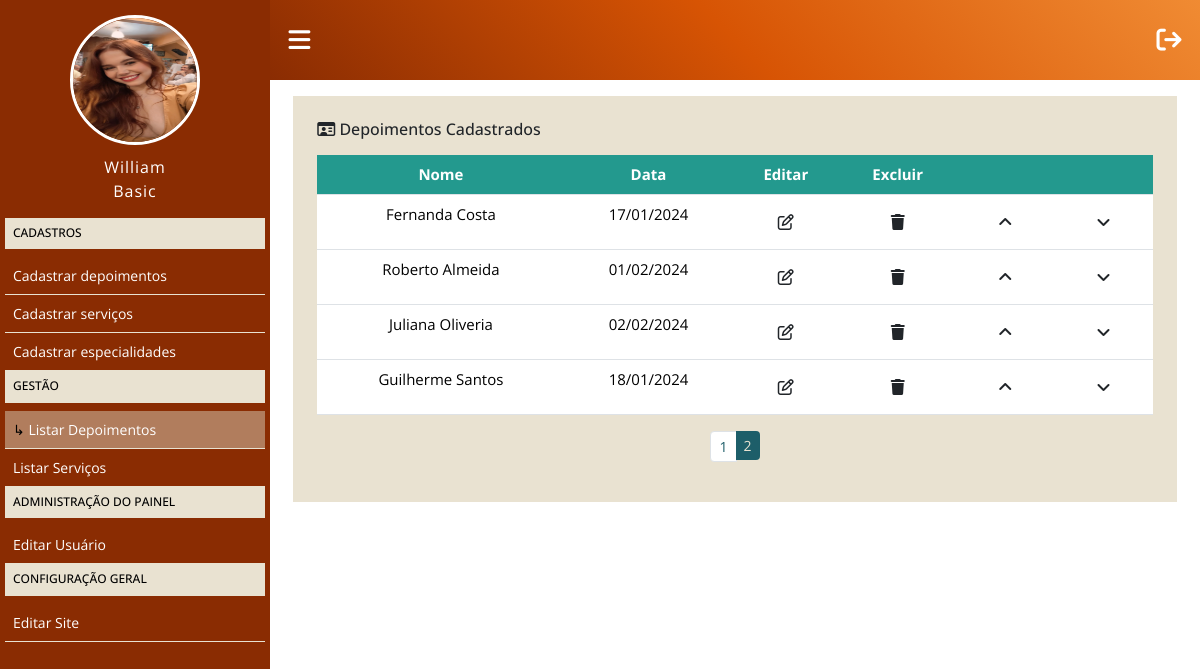
Before: /painel/listar-depoimentos?page=2 (signed in) with the older database file.
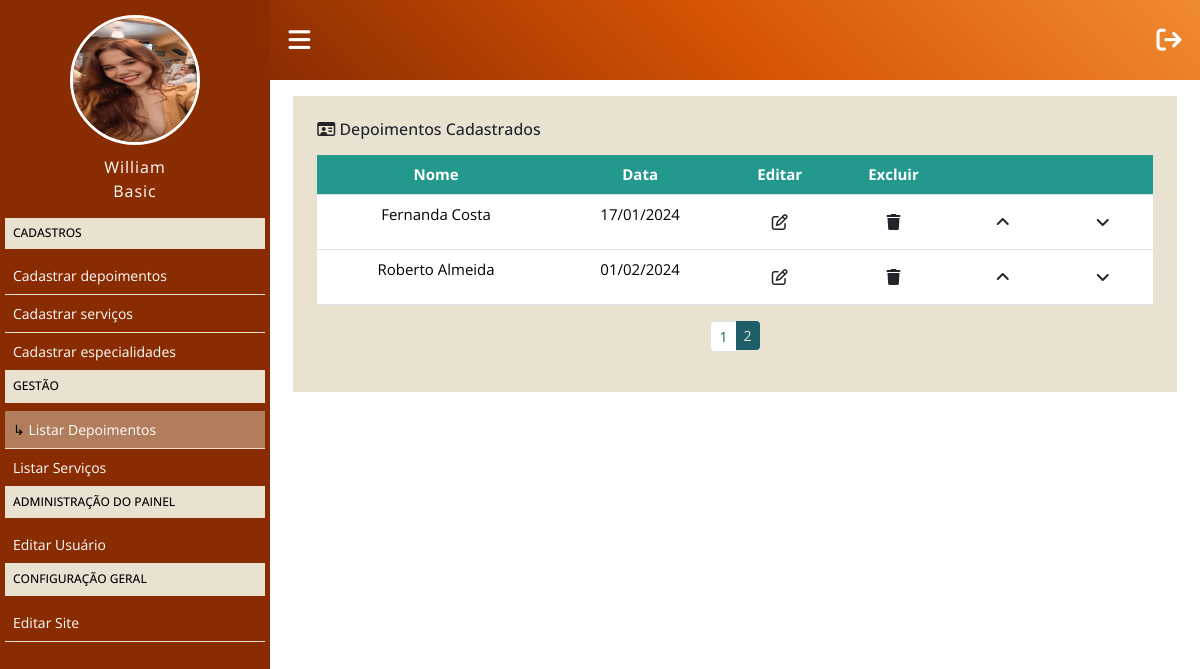
After: the same page with the newer database file.
### classes/MySql.php (called while the page is built)
<?php
class MySql
{
    private static $pdo;
    public static function conectar()
    {
        if (self::$pdo == null) {
            try {
                self::$pdo = new PDO('mysql:host=' . HOST . ';dbname=' . DATABASE, USER, PASSWORD, array(PDO::MYSQL_ATTR_INIT_COMMAND => "SET NAMES utf8"));
                self::$pdo->setAttribute(PDO::ATTR_ERRMODE, PDO::ERRMODE_EXCEPTION);
            } catch (Exception $e) {
                echo '<h2 style="color:red;margin-top:20px;font-style: italic;text-transform:lowercase;">erro ao conectar</h2>';
            }
        }
        return self::$pdo;
    }
}

### painel/pages/listar-depoimentos.php (the view, shortened to what this page needs)
<?php
$currentPage = isset($_GET['page']) ? (int)$_GET['page'] : 1;
$perPage = 6;
$testimonial = Painel::selectAll('tb_site.testimonial', ($currentPage - 1) * $perPage, $perPage);
?>
<div class="metricas container bg-main-begePastel p-4 mb-3 mt-3 g-col-6">
    <h6 class="mb-3"><i class="fa fa-id-card-o"></i> Depoimentos Cadastrados</h6>
    <div class="wraper-table">
        <table class="table testimonial">
            <thead>
                <tr>
                    <th scope="col bg-main-mediumBlue">Nome</th>
                    <th scope="col">Data</th>
                    <th scope="col">Editar</th>
                    <th scope="col">Excluir</th>
                    <th scope="col"></th>
                    <th scope="col"></th>
                </tr>
            </thead>
            <tbody>
                <?php
                foreach ($testimonial as $key => $value) {
                ?>
                    <tr>
                        <td></a><?php echo $value['name'] ?></td>
                        <td><?php echo date('d/m/Y', strtotime($value['date'])) ?></td>
                        <td><a href="<?php echo INCLUDE_PATH_PAINEL ?>editar-depoimento?id=<?php echo $value['id'] ?>" class="btn edit"><i class="fa-regular fa-pen-to-square"></i></a></td>
                        <td><a actionBtn="delete" href="<?php echo INCLUDE_PATH_PAINEL ?>listar-depoimentos?delete=<?php echo $value['id'] ?>" class="btn delete"><i class="fa-solid fa-trash"></i></a></td>
                        <td><a class="btn order" href="<?php echo INCLUDE_PATH_PAINEL ?>listar-depoimentos?order=up&id=<?php echo $value['id'] ?>"><i class="fa-solid fa-angle-up"></i></a></td>
                        <td><a class="btn order" href="<?php echo INCLUDE_PATH_PAINEL ?>listar-depoimentos?order=down&id=<?php echo $value['id'] ?>"><i class="fa-solid fa-angle-down"></i></a></td>
                    </tr>
                <?php } ?>
            </tbody>
        </table>
    </div>
    <nav aria-label="...">
        <ul class="pagination pagination-sm justify-content-center">
            <?php
            $totalpages = ceil(count(Painel::selectAll('tb_site.testimonial')) / $perPage);
            for ($i = 1; $i <= $totalpages; $i++) {
                if ($i == $currentPage) {
                    echo ' <li class="page-item active" aria-current="page"><a class="page-link" href="' . INCLUDE_PATH_PAINEL . 'listar-depoimentos?page=' . $i . '">', $i . '</a></li>';
                } else {
                    echo ' <li class="page-item"><a class="page-link" href="' . INCLUDE_PATH_PAINEL . 'listar-depoimentos?page=' . $i . '">', $i . '</a></li>';
                }
            }
            ?>
        </ul>
    </nav>
</div>

### painel/index.php
<?php
    include('../config.php');
    if(Painel::logado() == false){
        include('login.php');
    }else{
        include('main.php');
    }
?>

### painel/main.php (shortened to what this page needs)
<!DOCTYPE html>
<html lang="en" class="main">
<head>
    <link href="https://cdn.jsdelivr.net/npm/bootstrap@5.3.2/dist/css/bootstrap.min.css" rel="stylesheet">
    <link href="<?php echo INCLUDE_PATH_PAINEL ?>css/style.css" rel="stylesheet">
</head>
<body class="main">
    <section class="panel row-2">
        <aside>
            <div class="box-usuario">
                <?php
                if ($_SESSION['img'] == '') {
                ?>s
                    <div class="avatar-usuario">
                        <i class="fa fa-user"></i>
                    </div>
                <?php } else { ?>
                    <div class="img-usuario">
                        <a href="<?php echo INCLUDE_PATH_PAINEL?>">><img src="<?php echo INCLUDE_PATH_PAINEL ?>uploads/<?php echo $_SESSION['img']; ?>"></a>
                    </div>
                <?php } ?>
                <div class="nome-usuario">
                    <p><?php echo $_SESSION['name'] ?></p>
                    <p><?php echo getUser($_SESSION['type_user']) ?></p>
                </div>
            </div>
            <div class="items-menu">
                <h2>Cadastros</h2>
                <a <?php menuSelecionado('cadastrar-depoimentos'); ?> href="<?php echo INCLUDE_PATH_PAINEL ?>cadastrar-depoimentos">Cadastrar depoimentos</a>
                <a <?php menuSelecionado('cadastrar-servicos'); ?> href="<?php echo INCLUDE_PATH_PAINEL ?>cadastrar-servicos">Cadastrar serviços</a>
                <a <?php menuSelecionado('cadastrar-especialidades'); ?> href="">Cadastrar especialidades</a>
                <h2>Gestão</h2>
                <a <?php menuSelecionado('listar-depoimentos'); ?> href="<?php echo INCLUDE_PATH_PAINEL ?>listar-depoimentos">Listar Depoimentos</a>
                <a <?php menuSelecionado('listar-servicos'); ?> href="<?php echo INCLUDE_PATH_PAINEL ?>listar-servicos">Listar Serviços</a>
                <h2>Administração do Painel</h2>
                <a <?php menuSelecionado('editar-usuario'); ?> href="<?php echo INCLUDE_PATH_PAINEL ?>editar-usuario">Editar Usuário</a>
                <h2>Configuração Geral</h2>
                <a <?php menuSelecionado('editar-site'); ?> href="<?php echo INCLUDE_PATH_PAINEL ?>editar-site">Editar Site</a>
            </div>
        </aside>
        <div class="flex components-menu">
            <header class="flex">
                <div class="space-center flex mt-2">
                    <div class="menu-btn flex">
                        <i class="fa fa-bars"></i>
                    </div>
                    <div class="loggout flex">
                        <a href="<?php echo INCLUDE_PATH_PAINEL ?>?loggout"><i class="fa-solid fa-arrow-right-from-bracket"></i></a>
                    </div>
            </header>
            <?php
                Painel::loadPage();
            ?>
        </div>
    </section>
</body>
</html>

### config.php (shortened to what this page needs)
<?php
function getUser($indice){
     return Painel::$cargos[$indice];
}
function menuSelecionado($par){
    $url = explode('/',@$_GET['url'])[0];
    if ($url == $par) {
        echo 'class="menu-active"';
    }
}
?>

### classes/Painel.php (shortened to what this page needs)
<?php
class Painel
{
    public static function logado()
    {
        return isset($_SESSION['login']) ? true : false;
    }
    public static function loadPage()
    {
        if (isset($_GET['url'])) {
            $url = explode('/', $_GET['url']);
            if (file_exists('pages/' . $url[0] . '.php')) {
                include('pages/' . $url[0] . '.php');
            } else {
                header('Location: ' . INCLUDE_PATH_PAINEL);
            }
        } else {
            include('pages/home.php');
        }
    }
    public static function selectAll($table, $start = null, $end = null)
    {
        if ($start == null && $end == null)
            $sql = MySql::conectar()->prepare("SELECT * FROM `$table` ORDER BY order_id ASC");
        else
            $sql = MySql::conectar()->prepare("SELECT * FROM `$table` ORDER BY order_id ASC  LIMIT $start,$end");
        $sql->execute();
        return $sql->fetchAll();
    }
}

### painel/css/style.css (style rules this page uses)
:root { --primary-color: #8a2c02; --secundary-color: #d75404; --terciary-color: #f08b33; --dark-color: #07000e; --light-color: #ededed; --bg-main-orange: #fa3419; --bg-main-begePastel: #e9e2d1; --bg-main-lightBlue: #7cbc9a; --bg-main-mediumBlue: #23998e; --bg-main-DeepBlue: #1d5e69; }
.bg-main-begePastel { background-color: var(--bg-main-begePastel) }
* { margin: 0; padding: 0; box-sizing: border-box; font-family: "Open Sans"; }
html.main, body.main { height: 100%; }
.page-link { color: var(--bg-main-DeepBlue) }
.active>.page-link { background: var(--bg-main-DeepBlue); border: var(--bg-main-mediumBlue); color: var(--bg-main-begePastel); }
.flex { display: flex; }
.panel.row-2, .flex.components-menu { height: 100%; }
header { position: relative; flex-direction: column; justify-content: left; height: 5rem; padding: 20px 0; background: linear-gradient(45deg, var(--primary-color), var(--secundary-color), var(--terciary-color)); }
.loggout.flex { justify-content: flex-end; }
i.fa-solid.fa-arrow-right-from-bracket, i.fa.fa-bars { font-size: 25px; color: white; cursor: pointer; }
.space-center.flex { justify-content: space-between; padding: 0 2%; }
.menu-btn.flex { justify-content: flex-start; }
.menu-btn.flex i { justify-content: flex-start; }
aside { position: fixed; overflow-x: hidden; overflow-y: auto; width: 270px; height: 100%; background: var(--primary-color); padding: 15px 0; }
div.box-usuario, .nome-usario { text-align: center; }
.img-usuario { display: inline-block; position: relative; border-radius: 50%; border: 3px solid white; width: 130px; height: 130px; }
.img-usuario img { position: absolute; left: 0; top: 0; width: 100%; height: 100%; border-radius: 50%; }
.nome-usuario { margin-top: 10px; color: white; font-size: 16px; font-weight: normal; letter-spacing: 1px; }
.nome-usuario p { margin-bottom: 0px; }
.flex.components-menu { flex-direction: column; margin-left: 270px; }
.metricas.container { margin-top: 50px; }
.items-menu { padding: 15px 5px; }
.items-menu h2 { text-align: left; padding: 8px; font-size: 12px; font-weight: 500; text-transform: uppercase; color: black; background: var(--bg-main-begePastel); border-bottom: 1px solid var(--bg-main-begePastel); }
.items-menu a { color: white; text-decoration: none; display: block; border-bottom: 1px solid var(--bg-main-begePastel); font-size: 14px; padding: 8px; }
.wraper-table { overflow-x: auto; }
.table.testimonial thead tr th, tbody tr td { text-align: center; }
thead tr th, tbody tr td { font-size: 15px; }
thead tr th { background: var(--bg-main-mediumBlue) !important; color: white !important; }
.menu-active { background: #b17d5d; }
.menu-active::before { content: '↳ '; color: black; }
@media (min-width:769px) { .container { width: 95%; } }

Changed rows visible on the page:
removed tb_site.testimonial: name "Juliana Oliveria", date "02/02/2024"
removed tb_site.testimonial: name "Guilherme Santos", date "18/01/2024"
